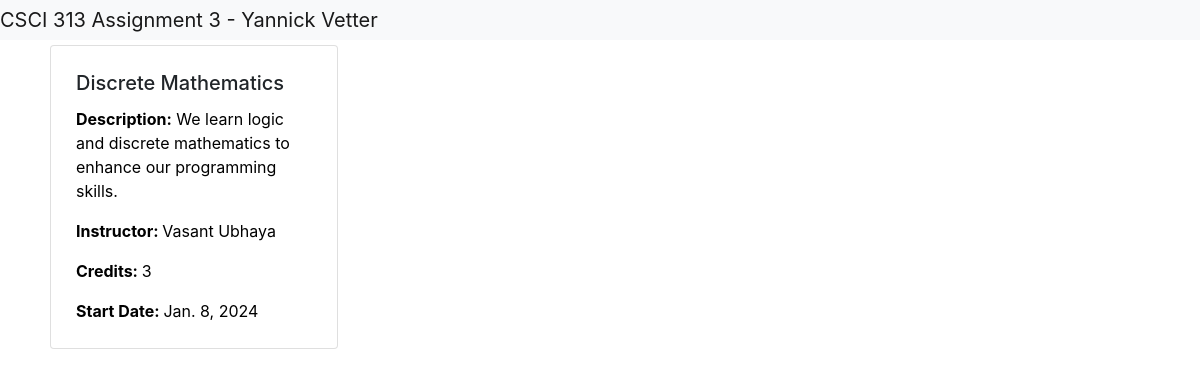
The app's page /courses/course/1/ with its own data.
### courses/models.py (models this page shows)
class Course(models.Model):
    courseID = models.IntegerField(max_length=10,primary_key=True, unique=True, default = "")
    courseTitle = models.CharField(max_length=255, default = "")
    courseDescription = models.TextField()
    numOfCredits = models.PositiveIntegerField(default = "")
    instructor = models.CharField(max_length=255, default = "")
    startDate = models.DateField(default = "")

### courses/views.py (the view)
# urls.py: path("course/<int:course_id>/", course_detail, name="course_detail")
def course_detail(request, course_id):
    course = get_object_or_404(Course, courseID=course_id)
    return render(request, "course_detail.html", {"course": course})

### courses/templates/course_detail.html (shortened to what this page needs)
{% extends "base.html" %}
{% block content %}
  <div class="card" style="width: 18rem;">
    <div class="card-body">
      <h5 class="card-title">{{ course.courseTitle }}</h5>
      <p style="color: black" class="card-text"><b>Description:</b> {{ course.courseDescription }}</p>
      <p style="color: black" class="card-text"><b>Instructor: </b>{{ course.instructor }}</p>
      <p style="color: black" class="card-text"><b>Credits: </b>{{ course.numOfCredits }}</p>
      <p style="color: black" class="card-text"><b>Start Date: </b>{{course.startDate }}</p>
    </div>
  </div>
{% endblock %}

### courses/static/courses/styles.css (style rules this page uses)
div { margin: 5px; }
p { color:red; }

### records on screen
Course: courseTitle "Discrete Mathematics", courseDescription "We learn logic and discrete mathematics to enhance our programming skills.", instructor "Vasant Ubhaya", numOfCredits "3", startDate "Jan. 8, 2024"
